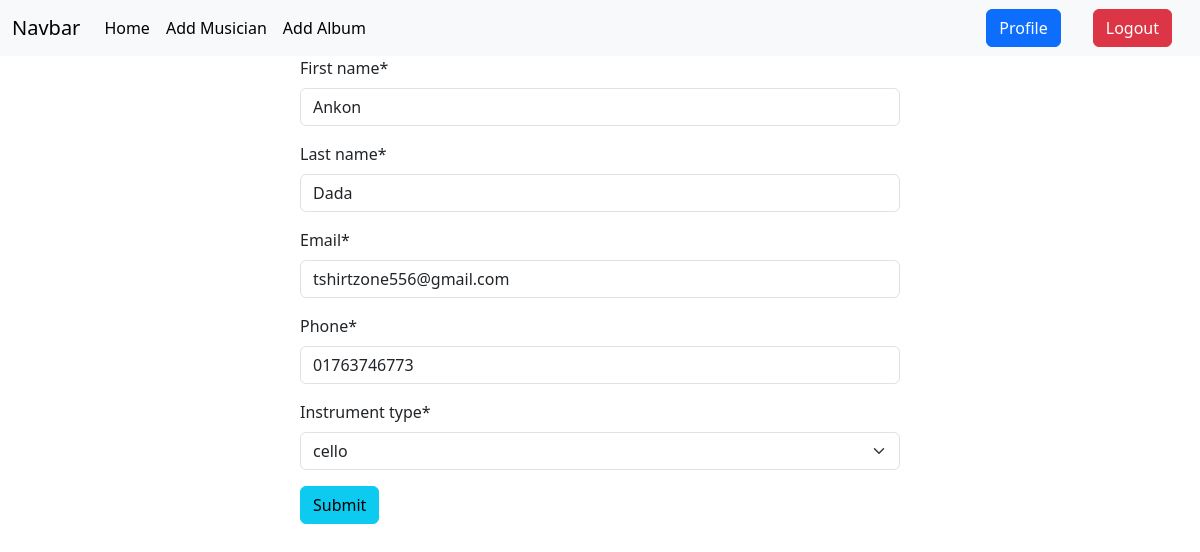
The page /musician/edit/2/ (signed in) on the database its author committed.
### musician/models.py (models this page shows, shortened)
class MusicianModel(models.Model):
    instruments = (
        ('cello','cello'),
        ('gitar','gitar'),
        ('flute','flute'),
    )
    first_name = models.CharField(max_length=40,default=None)
    last_name = models.CharField(max_length=40,default=None)
    email = models.EmailField(default=None)
    phone = models.CharField(max_length=11)
    instrument_type = models.CharField(max_length=20,choices=instruments)

### musician/views.py (the view)
# urls.py: path('edit/<int:id>/',views.EditMusician.as_view(),name='edit_musician'),
@method_decorator(login_required,name='dispatch')
class EditMusician(UpdateView):
    model = models.MusicianModel
    form_class = MusicianForm
    template_name = 'add_musician.html'
    pk_url_kwarg = 'id'
    success_url = reverse_lazy('homepage')

### musician/forms.py
class MusicianForm(forms.ModelForm):
    class Meta:
        model = MusicianModel
        fields = '__all__'

### musician/templates/add_musician.html (shortened to what this page needs)
{% extends "base.html" %}
{% load crispy_forms_tags %}
{% block content %}
    <form style="width:50%; margin: auto" method="post">
        {{ form | crispy }}
        <button class="btn btn-info">Submit</button>
    </form>
{% endblock %}

### rows shown on the page
MusicianModel: first_name "Ankon", last_name "Dada", email "tshirtzone556@gmail.com", phone "01763746773", instrument_type "cello"
